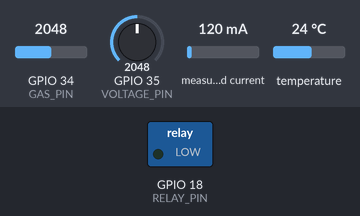
Recording of a sketch running on a simulated ESP32. Shown: switched loads named in the sketch (green lamp = pin HIGH). The test bench sets the inputs (shaded band); at power-on: GPIO 34 (GAS_PIN) = 2048, GPIO 35 (VOLTAGE_PIN) = 2048, measured current 120 mA, temperature 24 °C. WiFi joins after 1.5 s; servers stay silent unless stated; uploads are accepted with an empty reply; what the sketch prints to the serial monitor is not drawn.

Above: at 4.2 s.
4.3 s: GPIO 34 (GAS_PIN) set to 373
6.0 s: GPIO 34 (GAS_PIN) set to 324
At 8.0 s:
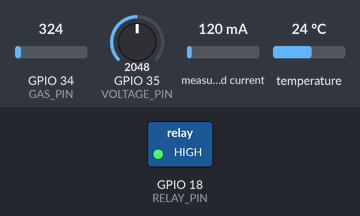
8.3 s: GPIO 34 (GAS_PIN) set to 390
At 9.8 s:
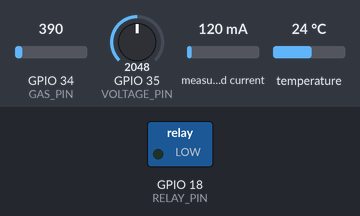
Timing chart, 0 to 11.3 s (numbered marks = the images above; inputs shaded):
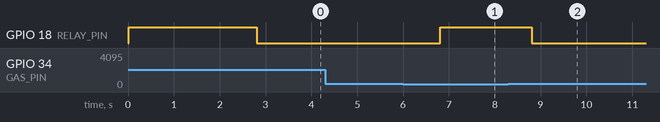

Measured:
- the behaviour switches between 351 and 350 on GPIO 34 (GAS_PIN) (found by bisection; images 0 and 1)
- after the input at 4.3 s, every drawn part: stays the same
- after the input at 6.0 s, GPIO 18 (RELAY_PIN): LOW → HIGH after 0.81 s
- after the input at 8.3 s, GPIO 18 (RELAY_PIN): HIGH → LOW after 0.51 s

The sketch:

multisensorev.ino
```cpp
#include <Wire.h>
#include <Adafruit_INA219.h>
#include <OneWire.h>
#include <DallasTemperature.h>
#include <WiFi.h>
#include <HTTPClient.h>
#include <WiFiClientSecure.h>

Adafruit_INA219 ina219;
#define ONE_WIRE_BUS 4
OneWire oneWire(ONE_WIRE_BUS);
DallasTemperature sensors(&oneWire);
#define GAS_PIN 34
#define VOLTAGE_PIN 35
#define RELAY_PIN 18

const char* ssid      = "Connected";
const char* password  = "WifiBd197@";
const char* scriptURL = "https://script.google.com/macros/s/AKfycbynDIJUN2i0Ep5xa6d7foKhfU2_UYV_GNRcy56BUG_sXk00lynbUlGURd5y5cg09NBT/exec";

float current_mA, temp_c;
int gasValue;
float voltageADC;
int label;

unsigned long lastSensorTime = 0;  // ✅ For 2 sec sensor interval
unsigned long lastSendTime   = 0;  // ✅ For sending (non-blocking)
const int SENSOR_INTERVAL    = 2000; // 2 seconds

void sendToSheets() {
  if (WiFi.status() == WL_CONNECTED) {
    WiFiClientSecure client;
    client.setInsecure();

    HTTPClient http;
    String url = String(scriptURL)
      + "?time="    + String(millis() / 1000)
      + "&voltage=" + String(voltageADC, 3)
      + "&current=" + String(current_mA, 3)
      + "&temp="    + String(temp_c, 2)
      + "&gas="     + String(gasValue)
      + "&label="   + String(label);

    http.begin(client, url);
    http.setFollowRedirects(HTTPC_STRICT_FOLLOW_REDIRECTS);
    int code = http.GET();
    Serial.println(code == 200 ? "✅ Sent" : "❌ Failed: " + String(code));
    http.end();
  } else {
    Serial.println("⚠️ WiFi lost, reconnecting...");
    WiFi.begin(ssid, password);
  }
}

void readSensors() {
  current_mA = ina219.getCurrent_mA();

  sensors.requestTemperatures();
  temp_c = sensors.getTempCByIndex(0);

  gasValue = analogRead(GAS_PIN);

  long sum = 0;
  for (int i = 0; i < 20; i++) { sum += analogRead(VOLTAGE_PIN); delay(2); }
  float adcValue      = sum / 20.0;
  float sensorVoltage = adcValue * (3.3 / 4095.0);
  voltageADC          = sensorVoltage * 6.012;

  label = 0;
  if (temp_c > 40 || gasValue > 200) label = 1;
  if (temp_c > 55 || gasValue > 350) label = 2;

  digitalWrite(RELAY_PIN, (label == 2) ? LOW : HIGH);

  // Print to serial
  Serial.print(millis() / 1000); Serial.print(",");
  Serial.print(voltageADC);      Serial.print(",");
  Serial.print(current_mA);      Serial.print(",");
  Serial.print(temp_c);          Serial.print(",");
  Serial.print(gasValue);        Serial.print(",");
  Serial.println(label);
}

void setup() {
  Serial.begin(115200);
  ina219.begin();
  sensors.begin();
  pinMode(RELAY_PIN, OUTPUT);
  digitalWrite(RELAY_PIN, HIGH);
  analogSetAttenuation(ADC_11db);

  WiFi.begin(ssid, password);
  Serial.print("Connecting to WiFi");
  while (WiFi.status() != WL_CONNECTED) {
    delay(500); Serial.print(".");
  }
  Serial.println("\nWiFi Connected!");
}

void loop() {
  unsigned long now = millis();

  // ✅ Read sensors every exactly 2 seconds
  if (now - lastSensorTime >= SENSOR_INTERVAL) {
    lastSensorTime = now;
    readSensors();
    sendToSheets(); // send after every reading
  }
}
```
